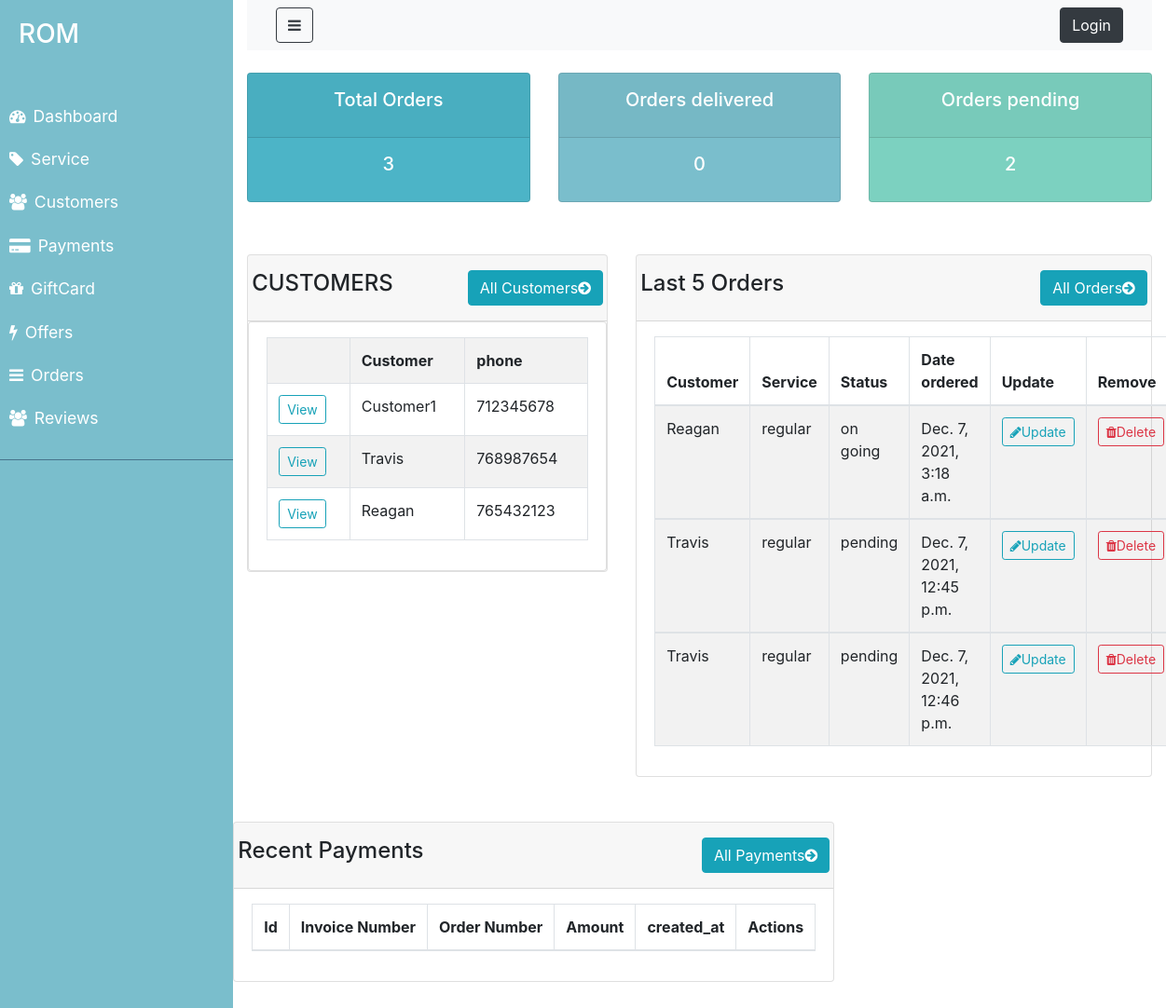
/dashboard/, run on the app's committed database.
### ROM/models.py (models this page shows, shortened)
class Customer(models.Model):
    name=models.CharField(max_length=100, null=False, blank=False)
    email=models.CharField(max_length=100, null=False, blank=False)
    phone_number=models.IntegerField(null= True, blank= True)
    created_at=models.DateTimeField(auto_now_add=True)
    def __str__(self):
        return self.name

class Order(models.Model):
    STATUS=(
        ('pending', 'pending'),
        ('on going', 'on going'),
        ('completed','completed'),
    )
    customer_id=models.ForeignKey('Customer',on_delete=models.CASCADE,blank=True,null=True)
    service_id=models.ForeignKey('Service',on_delete=models.CASCADE,blank=True,null=True)
    status=models.CharField(max_length=100, null=False, blank=False, choices=STATUS)
    total=models.FloatField(null= False, blank= True)
    created_at=models.DateTimeField(auto_now_add=True)
    updated_at= models.DateTimeField(auto_now=True)

class Service(models.Model):
    CATEGORY=(
        ('regular', 'regular'),
        ('commercial', 'commercial'),
        ('personalized','personalized'),
    )
    category=models.CharField(max_length=100, null=False, blank=False,choices=CATEGORY, default='regular')
    description=models.TextField(null=False, blank=False)
    customer_id=models.ForeignKey('Customer',on_delete=models.CASCADE, blank=True,null=True)
    rating=models.IntegerField(null=True, blank=True)
    created_at=models.DateTimeField(auto_now_add=True)
    updated_at= models.DateTimeField(auto_now=True)
    def __str__(self):
        return self.category

### ROM/views.py (the view)
# urls.py: path('dashboard/', views.adminDashboard,name="dashboard"),
def adminDashboard(request):
   orders= Order.objects.all()
   customers= Customer.objects.all()
   total_customers = customers.count()
   total_orders = orders.count()
   completed = orders.filter(status='completed').count()
   pending = orders.filter(status='pending').count()
   context = {'orders': orders, 'customers': customers, 'total_orders': total_orders,
   'completed': completed, 'pending':pending }
   return render(request, 'ROM/admin/dashboard.html', context)

### ROM/templates/ROM/admin/dashboard.html (shortened to what this page needs)
{% extends 'ROM/admin/layouts/admin_master.html' %}
{% load static %}
{% block content %}
{% include 'ROM/admin/status.html' %}
<div class = "row mt-3 " >
    <div class= "col-md-5">
        <br>
        <div class="card">
            <div class="card-header">
                <div class="row">
                    <h4>CUSTOMERS</h4>
                    <a href= "" class="btn btn-info ml-auto">
                        All Customers<i class="fa fa-arrow-circle-right"></i>
                    </a>
                </div>
            </div>
            <div class= "card card-body">
                <table class="table table-hover table-bordered table-striped">
                    <tr>
                        <th></th>
                        <th>Customer</th>
                        <th>phone</th>
                    </tr>
                    {% for customer in customers %}
                    <tr>
                        <td><a class="btn btn-sm btn-outline-info" href= "{% url 'customer' customer.id %}">View</a></td>
                        <td>{{customer.name}}</td>
                        <td>{{customer.phone_number}}</td>
                    </tr>
                  {% endfor %}
                </table>
            </div>
        </div>
    </div>
    <div class= "col-md-7">
        <br>
        <div class="card">
            <div class="card-header">
                <div class="row">
                    <h4>Last 5 Orders</h4>
                    <a href="" class="btn btn-info ml-auto">
                        All Orders<i class="fa fa-arrow-circle-right"></i>
                    </a>
                </div>
            </div>
            <div class= "card-body">
                <table class="table table-hover table-bordered table-striped">
                    <thead>
                        <tr>
                            <th>Customer</th>
                            <th>Service</th>
                            <th>Status</th>
                            <th>Date ordered</th>
                            <th>Update</th>
                            <th>Remove</th>
                        </tr>
                    </thead>
                    {% for order in orders %}
                    <tbody>
                        <tr>
                            <td>{{order.customer_id}}</td>
                            <td>{{order.service_id}}</td>
                            <td>{{order.status}}</td>
                            <td>{{order.created_at}}</td>
                            <td><a class="btn btn-sm btn-outline-info" href="{% url 'update_order' order.id %}"><i class="fa fa-pencil" aria-hidden="true"></i>Update </a></td>
                            <td><a class="btn btn-sm btn-outline-danger" href="{% url 'delete_order' order.id %}"><i class="fa fa-trash " aria-hidden="true"></i>Delete</a></td>
                        </tr>
                    </tbody>
                  {% endfor %}
                </table>
            </div>
        </div>
    </div>
    <div class="row justify-content-center my-5">
        <div class="col-lg-12 col-md-12 col-sm-12">
            <div class="card">
                <div class="card-header">
                    <div class="row">
                        <h4>Recent Payments</h4>
                        <a href="{% url 'payment' %}" class="btn btn-info ml-auto">
                            All Payments<i class="fa fa-arrow-circle-right"></i>
                        </a>
                    </div>
                </div>
                <div class="card-body">
                    <table class="table table-hover table-bordered table-striped">
                        <thead>
                            <tr>
                                <th>Id</th>
                                <th>Invoice Number</th>
                                <th>Order Number</th>
                                <th>Amount</th>
                                <th>created_at</th>
                                <th>Actions</th>
                            </tr>
                        </thead>
                    </table>
                </div>
            </div>
        </div>
    </div>
</div>
{% endblock %}

### ROM/static/css/style.css (style rules this page uses)
a, a:hover, a:focus { color: inherit; text-decoration: none; transition: all 0.3s; }
body { background: color #ebeff5;; }
*, *::before, *::after { margin: 0; padding: 0; box-shadow: border-box; }
.card > * { padding: 1rem 1.2rem; }

### data on the page
Customer: name "Customer1", phone_number "712345678"
Customer: name "Travis", phone_number "768987654"
Customer: name "Reagan", phone_number "765432123"
Order: customer_id "Reagan", service_id "regular", status "on going", created_at "Dec. 7, 2021, 3:18 a.m."
Order: customer_id "Travis", service_id "regular", status "pending", created_at "Dec. 7, 2021, 12:45 p.m."
Order: customer_id "Travis", service_id "regular", status "pending", created_at "Dec. 7, 2021, 12:46 p.m."

### other printed values
{{ total_orders }} "3"
{{ completed }} "0"
{{ pending }} "2"
